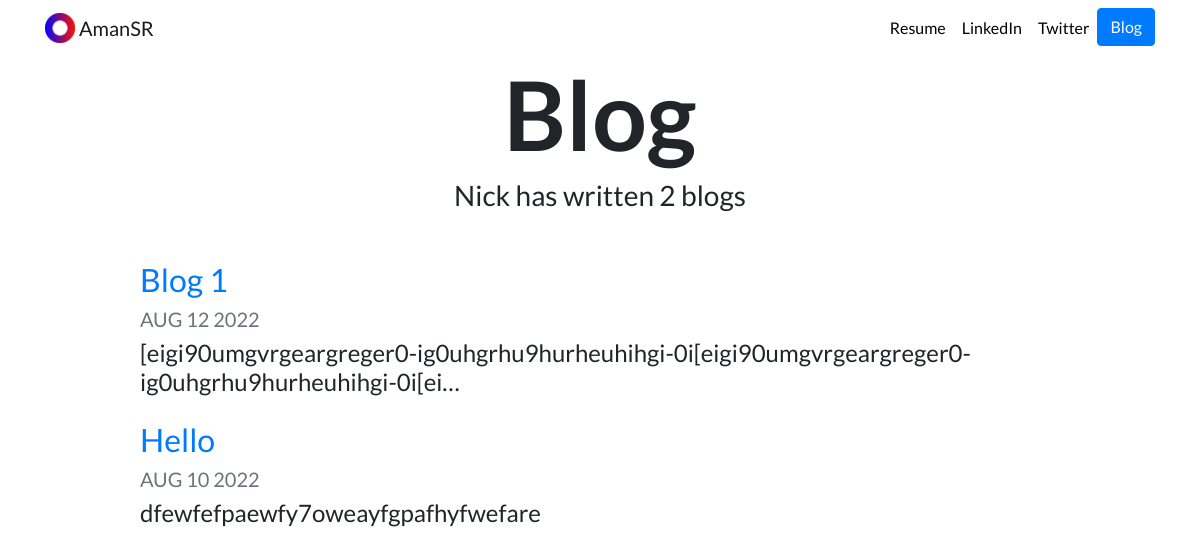
The page /blog/ on the database as committed earlier.
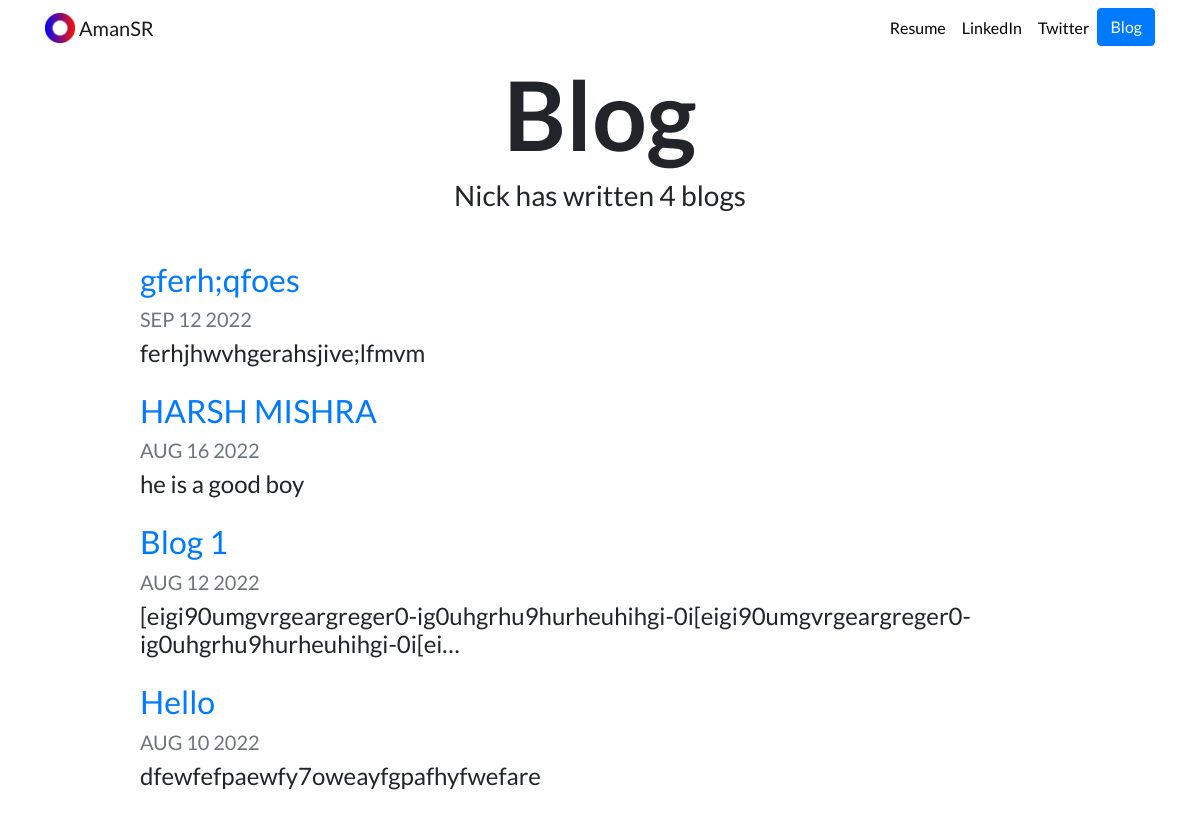
The same page on the database as committed later.
### blog/models.py (models this page shows, shortened)
class Blog(models.Model):
    title = models.CharField(max_length=200)
    description = models.TextField()
    date = models.DateField()

### blog/views.py (the view)
# urls.py: path('', views.all_blogs, name='all_blogs'),
def all_blogs(request):
    blogs = Blog.objects.order_by('-date')[:5]
    return render(request, 'blog/all_blogs.html', {'blogs':blogs})

### blog/templates/blog/all_blogs.html (shortened to what this page needs)
{% extends "portfolio/base.html" %}
{% load static %}
{% block content %}
<h1 id="blogtitle" class="font-weight-bold text-center">Blog</h1>
<h3 class="text-center mb-5">Nick has written {{ blogs.count }} blog{{ blogs.count|pluralize }}</h3>
{% for blog in blogs %}
<div class="row justify-content-center my-3">
  <div class="col-md-10">
    <a href="{% url 'blog:detail' blog.id %}">
      <h2>{{ blog.title }}</h2>
    </a>
    <h5 class="text-muted">{{ blog.date|date:'M d Y'|upper }}</h5>
    <h4>{{ blog.description|striptags|truncatechars:100 }}</h4>
  </div>
</div>
{% endfor %}
{% endblock %}

### portfolio/templates/portfolio/base.html (shortened to what this page needs)
{% load static %}
<!doctype html>
<html lang="en">
<head>
  <link rel="stylesheet" href="https://stackpath.bootstrapcdn.com/bootstrap/4.4.1/css/bootstrap.min.css">
  <link rel="stylesheet" href="{% static "portfolio/custom.css" %}">
</head>
<body>
  <nav id="topNav" class="navbar navbar-expand-md navbar-light">
    <div class="container">
      <a class="navbar-brand" href="{% url 'home' %}">
        <img src="{% static "portfolio/Logo.png" %}" width="30" height="30" class="d-inline-block align-top" alt="Nick's Logo">
        <span>AmanSR</span>
      </a>
      <div class="collapse navbar-collapse text-center" id="navbarNav">
        <ul class="navbar-nav ml-auto">
          <li class="nav-item">
            <a class="nav-link" href="{% static "portfolio/resume.pdf" %}">Resume</a>
          </li>
          <li class="nav-item">
            <a class="nav-link" href="https://www.linkedin.com/in/aman-sr-25b599184/" target="_blank">LinkedIn</a>
          </li>
          <li class="nav-item">
            <a class="nav-link" href="https://twitter.com/aman_sr18" target="_blank">Twitter</a>
          </li>
          <li>
            <a role="button" href="{% url 'blog:all_blogs' %}" class="btn btn-primary">Blog</a>
          </li>
        </ul>
      </div>
    </div>
  </nav>
  <div class="container">
    {% block content %}{% endblock %}
  </div>
</body>
</html>

### portfolio/static/portfolio/custom.css (style rules this page uses)
.navbar-nav .nav-link { color: rgba(0,0,0,1) !important; }
body { font-family: 'Lato', sans-serif; }
#blogtitle { font-size: 6rem; }

Rows that differ between the two databases and show on the page:
added Blog: title "gferh;qfoes", date "SEP 12 2022", description "ferhjhwvhgerahsjive;lfmvm"
added Blog: title "HARSH MISHRA", date "AUG 16 2022", description "he is a good boy"
Other text that changed with them:
{{ blogs.count }}: "2" → "4"
